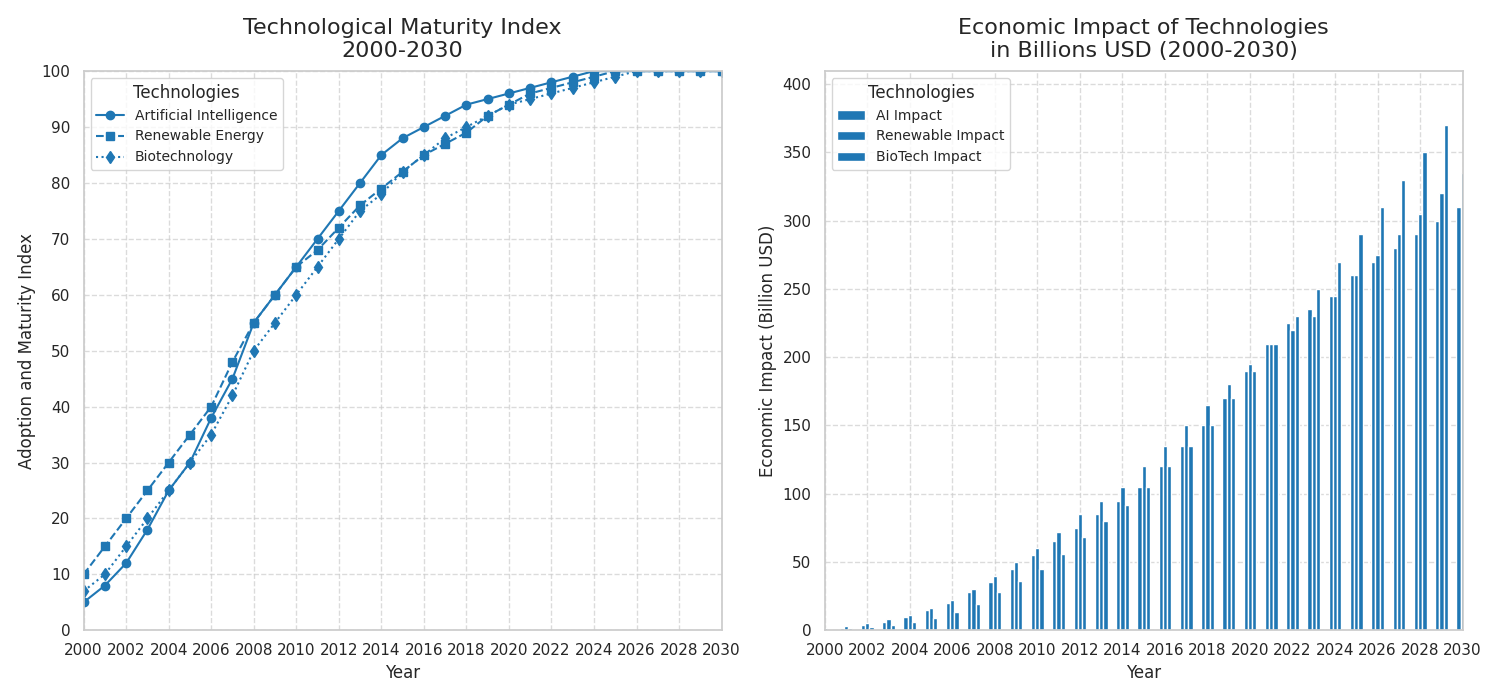

Write the Python code that produced this figure.
import matplotlib.pyplot as plt
import numpy as np

years = np.arange(2000, 2031)

ai_growth = [5, 8, 12, 18, 25, 30, 38, 45, 55, 60, 65, 70, 75, 80, 85, 88, 90, 92, 94, 95, 96, 97, 98, 99, 100, 100, 100, 100, 100, 100, 100]
renewable_energy_growth = [10, 15, 20, 25, 30, 35, 40, 48, 55, 60, 65, 68, 72, 76, 79, 82, 85, 87, 89, 92, 94, 96, 97, 98, 99, 100, 100, 100, 100, 100, 100]
biotechnology_growth = [7, 10, 15, 20, 25, 30, 35, 42, 50, 55, 60, 65, 70, 75, 78, 82, 85, 88, 90, 92, 94, 95, 96, 97, 98, 99, 100, 100, 100, 100, 100]

ai_economic_impact = [1, 2, 4, 6, 10, 15, 20, 28, 35, 45, 55, 65, 75, 85, 95, 105, 120, 135, 150, 170, 190, 210, 225, 235, 245, 260, 270, 280, 290, 300, 310]
renewable_energy_economic_impact = [2, 3, 5, 8, 11, 16, 22, 30, 40, 50, 60, 72, 85, 95, 105, 120, 135, 150, 165, 180, 195, 210, 220, 230, 245, 260, 275, 290, 305, 320, 335]
biotechnology_economic_impact = [1, 1.5, 2.5, 4, 6, 9, 13, 19, 28, 36, 45, 56, 68, 80, 92, 105, 120, 135, 150, 170, 190, 210, 230, 250, 270, 290, 310, 330, 350, 370, 390]

fig, (ax1, ax2) = plt.subplots(1, 2, figsize=(15, 7))

ax1.plot(years, ai_growth, label='Artificial Intelligence', marker='o', color='tab:blue', linestyle='-')
ax1.plot(years, renewable_energy_growth, label='Renewable Energy', marker='s', color='tab:blue', linestyle='--')
ax1.plot(years, biotechnology_growth, label='Biotechnology', marker='d', color='tab:blue', linestyle=':')

ax1.set_title('Technological Maturity Index\n2000-2030', fontsize=16, pad=10)
ax1.set_xlabel('Year', fontsize=12)
ax1.set_ylabel('Adoption and Maturity Index', fontsize=12)
ax1.set_xticks(np.arange(2000, 2031, 2))
ax1.set_yticks(np.arange(0, 101, 10))
ax1.set_xlim(2000, 2030)
ax1.set_ylim(0, 100)
ax1.grid(True, linestyle='--', alpha=0.7)
ax1.legend(title='Technologies', loc='upper left', fontsize=10)

ax2.bar(years - 0.2, ai_economic_impact, width=0.2, label='AI Impact', color='tab:blue')
ax2.bar(years, renewable_energy_economic_impact, width=0.2, label='Renewable Impact', color='tab:blue')
ax2.bar(years + 0.2, biotechnology_economic_impact, width=0.2, label='BioTech Impact', color='tab:blue')

ax2.set_title('Economic Impact of Technologies\nin Billions USD (2000-2030)', fontsize=16, pad=10)
ax2.set_xlabel('Year', fontsize=12)
ax2.set_ylabel('Economic Impact (Billion USD)', fontsize=12)
ax2.set_xticks(np.arange(2000, 2031, 2))
ax2.set_xlim(2000, 2030)
ax2.grid(True, linestyle='--', alpha=0.7)
ax2.legend(title='Technologies', loc='upper left', fontsize=10)

plt.tight_layout()
plt.show()
